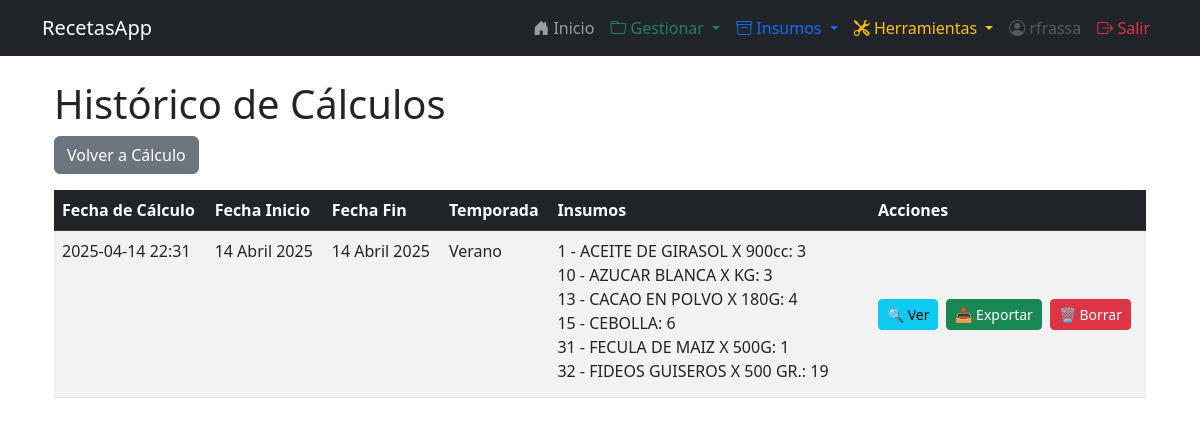
Page /recetas/historico-calculos/ (signed in) on the committed database.
### recetas/models.py (models this page shows, shortened)
class CalculoInsumos(models.Model):
    fecha_calculo = models.DateTimeField(auto_now_add=True)
    fecha_inicio = models.DateField()
    fecha_fin = models.DateField()
    temporada = models.CharField(max_length=20, choices=(('verano', 'Verano'), ('invierno', 'Invierno')))
    insumos = models.TextField()
    usuario = models.ForeignKey(User, on_delete=models.CASCADE, null=True, blank=True, related_name='calculos')

### recetas/views.py (the view)
# urls.py: path('historico-calculos/', views.historico_calculos, name='historico_calculos'),
@login_required
def historico_calculos(request):
    calculos = CalculoInsumos.objects.all().order_by('-fecha_calculo')
    for calculo in calculos:
        try:
            calculo.insumos = json.loads(calculo.insumos)
        except Exception:
            calculo.insumos = []
    return render(request, 'recetas/historico_calculos.html', {'calculos': calculos})

### recetas/templates/recetas/historico_calculos.html (shortened to what this page needs)
{% extends 'recetas/base.html' %}
{% load static %}
{% block content %}
<div class="container">
    <h1>Histórico de Cálculos</h1>
    <a href="{% url 'recetas:calcular_insumos_web' %}" class="btn btn-secondary mb-3">Volver a Cálculo</a>
    <div class="table-responsive">
        <table class="table table-striped table-hover">
            <thead class="table-dark">
                <tr>
                    <th>Fecha de Cálculo</th>
                    <th>Fecha Inicio</th>
                    <th>Fecha Fin</th>
                    <th>Temporada</th>
                    <th>Insumos</th>
                    <th>Acciones</th>
                </tr>
            </thead>
            <tbody>
                <tbody>
                    {% for calculo in calculos %}
                        <tr>
                            <td>{{ calculo.fecha_calculo|date:"Y-m-d H:i" }}</td>
                            <td>{{ calculo.fecha_inicio }}</td>
                            <td>{{ calculo.fecha_fin }}</td>
                            <td>{{ calculo.temporada|title }}</td>
                            <td>
                                <div style="max-height: 150px; overflow-y: auto;">
                                    <ul class="list-unstyled">
                                        {% for item in calculo.insumos %}
                                            <li>{{ item.codigo }} - {{ item.insumo }}: {{ item.cantidad }}</li>
                                        {% endfor %}
                                    </ul>
                                </div>
                            </td>
                            <td class="text-center align-middle">
                                    <div class="d-flex gap-2 flex-wrap">
                                      <a href="{% url 'recetas:ver_calculo' calculo.id %}" class="btn btn-info btn-sm">
                                          🔍 Ver
                                      </a>
                                      <a href="{% url 'recetas:exportar_insumos_excel' %}?fecha_inicio={{ calculo.fecha_inicio|date:'Y-m-d' }}&fecha_fin={{ calculo.fecha_fin|date:'Y-m-d' }}&temporada={{ calculo.temporada }}"
                                         class="btn btn-success btn-sm">
                                         📥 Exportar
                                      </a>
                                      <a href="{% url 'recetas:borrar_calculo' calculo.id %}"
                                         class="btn btn-danger btn-sm btn-borrar"
                                         data-url="{% url 'recetas:borrar_calculo' calculo.id %}">
                                         🗑️ Borrar
                                      </a>
                                    </div>
                            </td>
                        </tr>
                    {% empty %}
                        <tr>
                            <td colspan="6" class="text-center">No hay cálculos registrados.</td>
                        </tr>
                    {% endfor %}
                </tbody>
            </tbody>
        </table>
    </div>
</div>
{% endblock %}

### recetas/templates/recetas/base.html (shortened to what this page needs)
<!DOCTYPE html>
<html lang="es">
<head>
    <link href="https://cdn.jsdelivr.net/npm/bootstrap@5.3.0/dist/css/bootstrap.min.css" rel="stylesheet">
    <link href="https://cdn.jsdelivr.net/npm/bootstrap-icons@1.10.5/font/bootstrap-icons.css" rel="stylesheet">
    <link href="https://cdn.jsdelivr.net/npm/flatpickr/dist/flatpickr.min.css" rel="stylesheet">
</head>
<body>
<nav class="navbar navbar-expand-lg navbar-dark bg-dark mb-4">
    <div class="container">
        <a class="navbar-brand" href="{% url 'recetas:index' %}">RecetasApp</a>
        <div class="collapse navbar-collapse" id="navbarNav">
            <ul class="navbar-nav ms-auto">
                {% if user.is_authenticated %}
                    <li class="nav-item">
                        <a class="nav-link" href="{% url 'recetas:index' %}">
                            <i class="bi bi-house-door-fill"></i> Inicio
                        </a>
                    </li>
                    <li class="nav-item dropdown">
                        <a class="nav-link dropdown-toggle text-success" href="#" id="gestionarDropdown" role="button" data-bs-toggle="dropdown" aria-expanded="false">
                            <i class="bi bi-folder"></i> Gestionar
                        </a>
                    </li>
                    <li class="nav-item dropdown">
                        <a class="nav-link dropdown-toggle text-primary" href="#" id="insumosDropdown" role="button" data-bs-toggle="dropdown" aria-expanded="false">
                            <i class="bi bi-archive"></i> Insumos
                        </a>
                    </li>
                    <li class="nav-item dropdown">
                        <a class="nav-link dropdown-toggle text-warning" href="#" id="herramientasDropdown" role="button" data-bs-toggle="dropdown" aria-expanded="false">
                            <i class="bi bi-tools"></i> Herramientas
                        </a>
                    </li>
                    <li class="nav-item">
                        <span class="nav-link disabled">
                            <i class="bi bi-person-circle"></i> {{ user.username }}
                        </span>
                    </li>
                    <li class="nav-item">
                        <a class="nav-link text-danger" href="{% url 'admin:logout' %}">
                            <i class="bi bi-box-arrow-right"></i> Salir
                        </a>
                    </li>
                {% else %}
                    <li class="nav-item">
                        <a class="nav-link" href="{% url 'admin:login' %}">
                            <i class="bi bi-box-arrow-in-right"></i> Entrar
                        </a>
                    </li>
                {% endif %}
            </ul>
        </div>
    </div>
</nav>
<div class="container">
    {% block content %}
    {% endblock %}
</div>
</body>
</html>

### rows in the picture
CalculoInsumos: fecha_calculo "2025-04-14 22:31", fecha_inicio "14 Abril 2025", fecha_fin "14 Abril 2025", temporada "Verano", codigo "1" "10" "13" "15" "31" "32", insumo "ACEITE DE GIRASOL X 900cc" "AZUCAR BLANCA X KG" "CACAO EN POLVO X 180G" "CEBOLLA" "FECULA DE MAIZ X 500G" "FIDEOS GUISEROS X 500 GR.", cantidad "3" "3" "4" "6" "1" "19"

### other values in the picture
{{ user.username }} "rfrassa"
